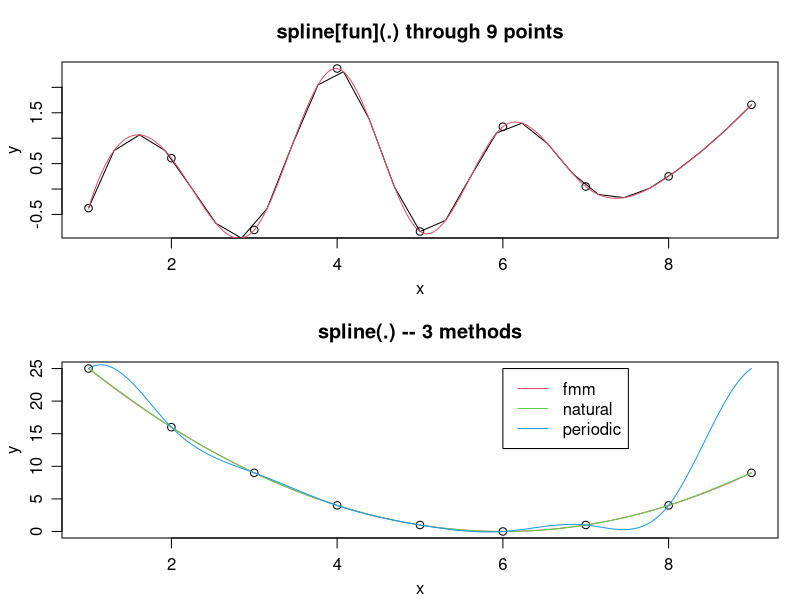
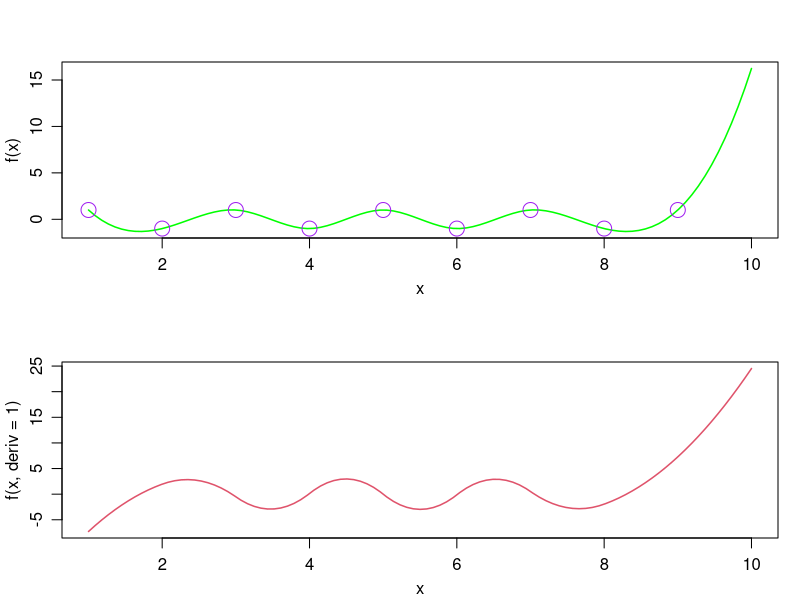
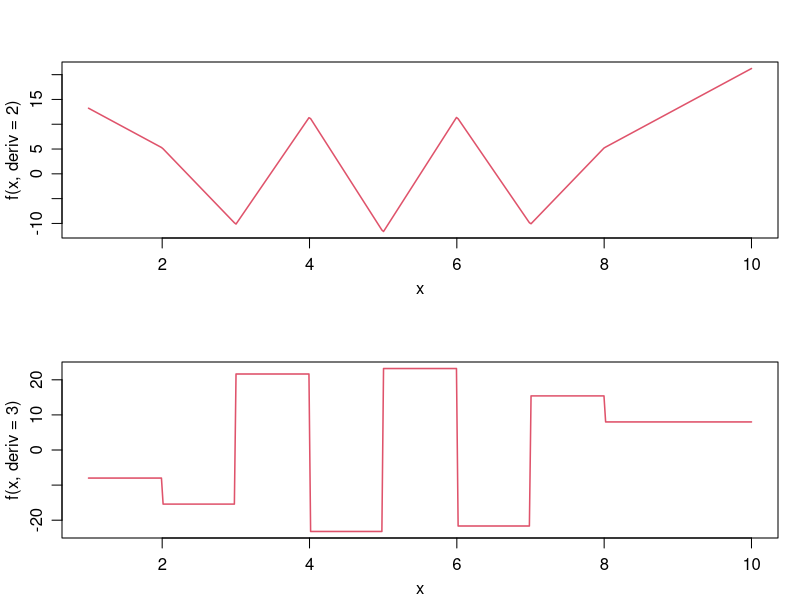
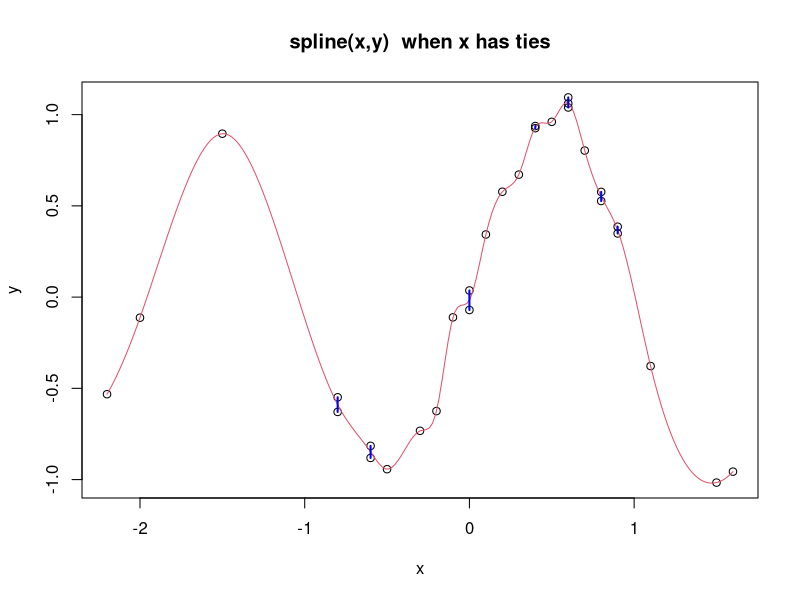
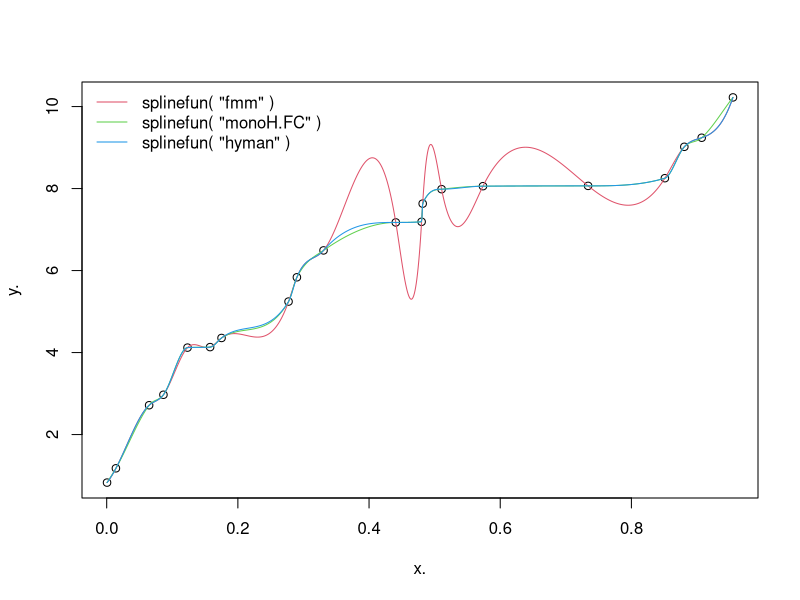
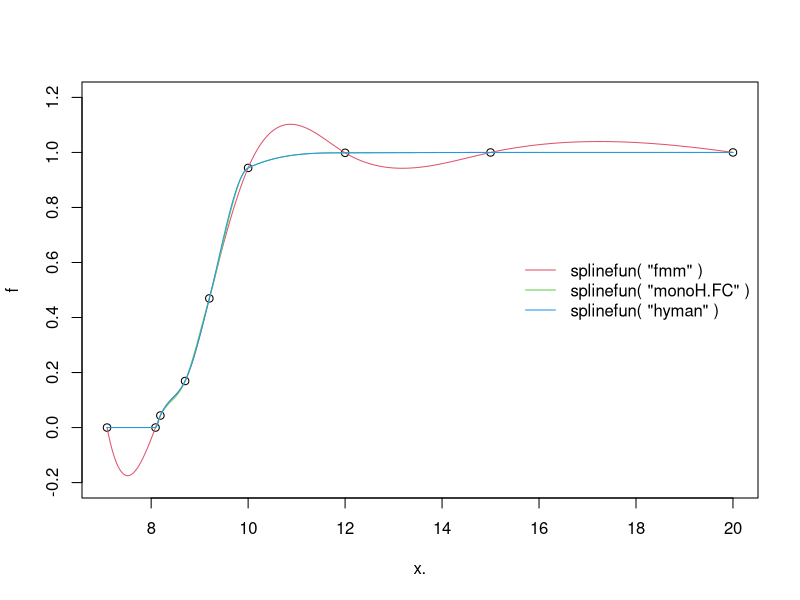
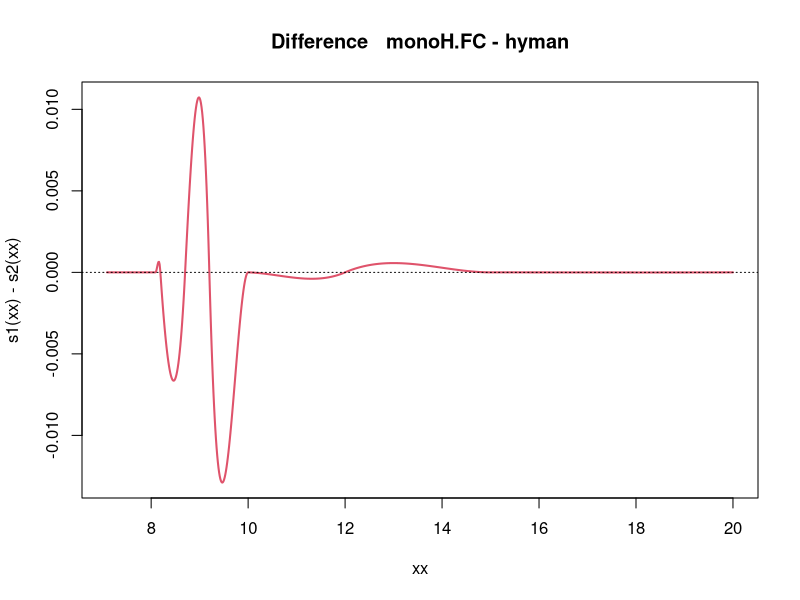
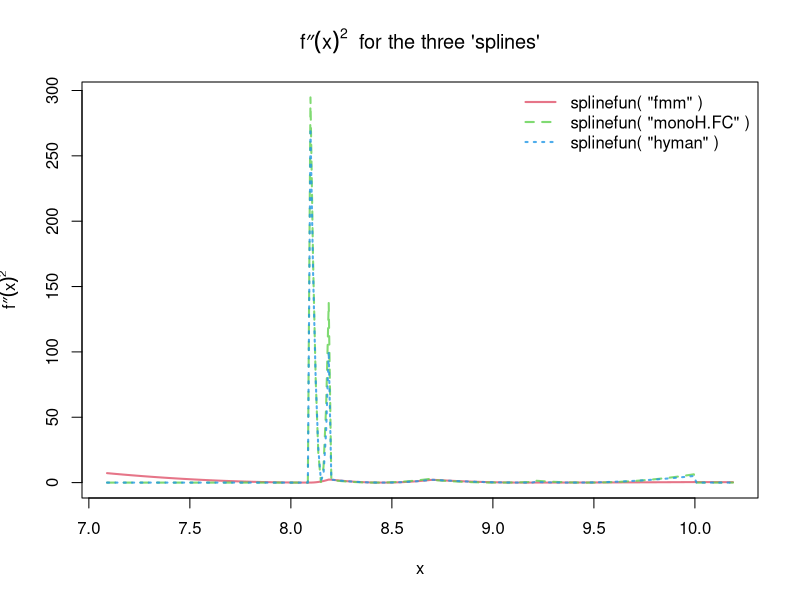

Source code (R) for these figures, in order:
require(graphics)

op <- par(mfrow = c(2,1), mgp = c(2,.8,0), mar = 0.1+c(3,3,3,1))
n <- 9
x <- 1:n
y <- rnorm(n)
plot(x, y, main = paste("spline[fun](.) through", n, "points"))
lines(spline(x, y))
lines(spline(x, y, n = 201), col = 2)

y <- (x-6)^2
plot(x, y, main = "spline(.) -- 3 methods")
lines(spline(x, y, n = 201), col = 2)
lines(spline(x, y, n = 201, method = "natural"), col = 3)
lines(spline(x, y, n = 201, method = "periodic"), col = 4)
legend(6, 25, c("fmm","natural","periodic"), col = 2:4, lty = 1)

y <- sin((x-0.5)*pi)
f <- splinefun(x, y)
ls(envir = environment(f))
splinecoef <- get("z", envir = environment(f))
curve(f(x), 1, 10, col = "green", lwd = 1.5)
points(splinecoef, col = "purple", cex = 2)
curve(f(x, deriv = 1), 1, 10, col = 2, lwd = 1.5)
curve(f(x, deriv = 2), 1, 10, col = 2, lwd = 1.5, n = 401)
curve(f(x, deriv = 3), 1, 10, col = 2, lwd = 1.5, n = 401)
par(op)

## Manual spline evaluation --- demo the coefficients :
.x <- splinecoef$x
u <- seq(3, 6, by = 0.25)
(ii <- findInterval(u, .x))
dx <- u - .x[ii]
f.u <- with(splinecoef,
            y[ii] + dx*(b[ii] + dx*(c[ii] + dx* d[ii])))
stopifnot(all.equal(f(u), f.u))

## An example with ties (non-unique  x values):
set.seed(1); x <- round(rnorm(30), 1); y <- sin(pi * x) + rnorm(30)/10
plot(x, y, main = "spline(x,y)  when x has ties")
lines(spline(x, y, n = 201), col = 2)
## visualizes the non-unique ones:
tx <- table(x); mx <- as.numeric(names(tx[tx > 1]))
ry <- matrix(unlist(tapply(y, match(x, mx), range, simplify = FALSE)),
             ncol = 2, byrow = TRUE)
segments(mx, ry[, 1], mx, ry[, 2], col = "blue", lwd = 2)

## An example of monotone interpolation
n <- 20
set.seed(11)
x. <- sort(runif(n)) ; y. <- cumsum(abs(rnorm(n)))
plot(x., y.)
curve(splinefun(x., y.)(x), add = TRUE, col = 2, n = 1001)
curve(splinefun(x., y., method = "monoH.FC")(x), add = TRUE, col = 3, n = 1001)
curve(splinefun(x., y., method = "hyman")   (x), add = TRUE, col = 4, n = 1001)
legend("topleft",
       paste0("splinefun( \"", c("fmm", "monoH.FC", "hyman"), "\" )"),
       col = 2:4, lty = 1, bty = "n")

## and one from Fritsch and Carlson (1980), Dougherty et al (1989)
x. <- c(7.09, 8.09, 8.19, 8.7, 9.2, 10, 12, 15, 20)
f <- c(0, 2.76429e-5, 4.37498e-2, 0.169183, 0.469428, 0.943740,
       0.998636, 0.999919, 0.999994)
s0 <- splinefun(x., f)
s1 <- splinefun(x., f, method = "monoH.FC")
s2 <- splinefun(x., f, method = "hyman")
plot(x., f, ylim = c(-0.2, 1.2))
curve(s0(x), add = TRUE, col = 2, n = 1001) -> m0
curve(s1(x), add = TRUE, col = 3, n = 1001)
curve(s2(x), add = TRUE, col = 4, n = 1001)
legend("right",
       paste0("splinefun( \"", c("fmm", "monoH.FC", "hyman"), "\" )"),
       col = 2:4, lty = 1, bty = "n")

## they seem identical, but are not quite:
xx <- m0$x
plot(xx, s1(xx) - s2(xx), type = "l",  col = 2, lwd = 2,
     main = "Difference   monoH.FC - hyman"); abline(h = 0, lty = 3)

x <- xx[xx < 10.2] ## full range: x <- xx .. does not show enough
ccol <- adjustcolor(2:4, 0.8)
matplot(x, cbind(s0(x, deriv = 2), s1(x, deriv = 2), s2(x, deriv = 2))^2,
        lwd = 2, col = ccol, type = "l", ylab = quote({{f*second}(x)}^2),
        main = expression({{f*second}(x)}^2 ~" for the three 'splines'"))
legend("topright",
       paste0("splinefun( \"", c("fmm", "monoH.FC", "hyman"), "\" )"),
       lwd = 2, col  =  ccol, lty = 1:3, bty = "n")

